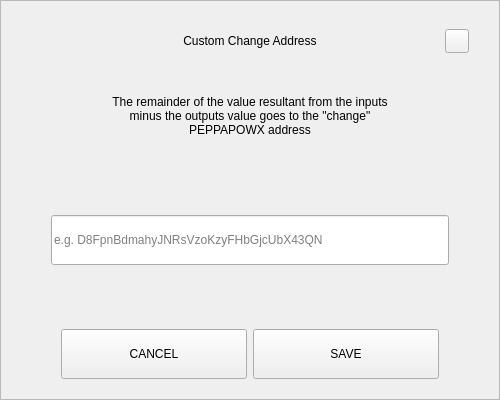
<?xml version="1.0" encoding="UTF-8"?>
<ui version="4.0">
 <class>SendChangeAddressDialog</class>
 <widget class="QDialog" name="SendChangeAddressDialog">
  <property name="geometry">
   <rect>
    <x>0</x>
    <y>0</y>
    <width>500</width>
    <height>400</height>
   </rect>
  </property>
  <property name="windowTitle">
   <string>Dialog</string>
  </property>
  <layout class="QVBoxLayout" name="verticalLayout">
   <property name="spacing">
    <number>0</number>
   </property>
   <property name="leftMargin">
    <number>0</number>
   </property>
   <property name="topMargin">
    <number>0</number>
   </property>
   <property name="rightMargin">
    <number>0</number>
   </property>
   <property name="bottomMargin">
    <number>0</number>
   </property>
   <item>
    <widget class="QFrame" name="frame">
     <property name="styleSheet">
      <string notr="true"/>
     </property>
     <property name="frameShape">
      <enum>QFrame::StyledPanel</enum>
     </property>
     <property name="frameShadow">
      <enum>QFrame::Raised</enum>
     </property>
     <layout class="QVBoxLayout" name="verticalLayout_2" stretch="0,0,0,0,0,0,0">
      <property name="spacing">
       <number>0</number>
      </property>
      <property name="leftMargin">
       <number>30</number>
      </property>
      <property name="topMargin">
       <number>20</number>
      </property>
      <property name="rightMargin">
       <number>30</number>
      </property>
      <property name="bottomMargin">
       <number>20</number>
      </property>
      <item>
       <layout class="QHBoxLayout" name="horizontalLayout_3">
        <property name="spacing">
         <number>0</number>
        </property>
        <item>
         <spacer name="horizontalSpacer_2">
          <property name="orientation">
           <enum>Qt::Horizontal</enum>
          </property>
          <property name="sizeHint" stdset="0">
           <size>
            <width>40</width>
            <height>20</height>
           </size>
          </property>
         </spacer>
        </item>
        <item>
         <widget class="QLabel" name="labelTitle">
          <property name="minimumSize">
           <size>
            <width>0</width>
            <height>40</height>
           </size>
          </property>
          <property name="maximumSize">
           <size>
            <width>16777215</width>
            <height>40</height>
           </size>
          </property>
          <property name="styleSheet">
           <string notr="true">padding-left:24px;</string>
          </property>
          <property name="text">
           <string>Custom Change Address</string>
          </property>
          <property name="alignment">
           <set>Qt::AlignCenter</set>
          </property>
          <property name="margin">
           <number>7</number>
          </property>
         </widget>
        </item>
        <item>
         <spacer name="horizontalSpacer">
          <property name="orientation">
           <enum>Qt::Horizontal</enum>
          </property>
          <property name="sizeHint" stdset="0">
           <size>
            <width>40</width>
            <height>20</height>
           </size>
          </property>
         </spacer>
        </item>
        <item>
         <widget class="QPushButton" name="btnEsc">
          <property name="minimumSize">
           <size>
            <width>24</width>
            <height>24</height>
           </size>
          </property>
          <property name="maximumSize">
           <size>
            <width>24</width>
            <height>24</height>
           </size>
          </property>
          <property name="focusPolicy">
           <enum>Qt::NoFocus</enum>
          </property>
          <property name="text">
           <string/>
          </property>
         </widget>
        </item>
       </layout>
      </item>
      <item>
       <spacer name="verticalSpacer_2">
        <property name="orientation">
         <enum>Qt::Vertical</enum>
        </property>
        <property name="sizeType">
         <enum>QSizePolicy::Fixed</enum>
        </property>
        <property name="sizeHint" stdset="0">
         <size>
          <width>20</width>
          <height>20</height>
         </size>
        </property>
       </spacer>
      </item>
      <item alignment="Qt::AlignHCenter">
       <widget class="QLabel" name="labelMessage">
        <property name="minimumSize">
         <size>
          <width>0</width>
          <height>70</height>
         </size>
        </property>
        <property name="text">
         <string>The remainder of the value resultant from the inputs minus the outputs value goes to the &quot;change&quot; PEPPAPOWX address</string>
        </property>
        <property name="alignment">
         <set>Qt::AlignCenter</set>
        </property>
        <property name="wordWrap">
         <bool>true</bool>
        </property>
       </widget>
      </item>
      <item>
       <spacer name="verticalSpacer_3">
        <property name="orientation">
         <enum>Qt::Vertical</enum>
        </property>
        <property name="sizeHint" stdset="0">
         <size>
          <width>20</width>
          <height>40</height>
         </size>
        </property>
       </spacer>
      </item>
      <item>
       <layout class="QHBoxLayout" name="horizontalLayout_2">
        <property name="spacing">
         <number>0</number>
        </property>
        <property name="leftMargin">
         <number>20</number>
        </property>
        <property name="rightMargin">
         <number>20</number>
        </property>
        <item>
         <widget class="QLineEdit" name="lineEditAddress">
          <property name="minimumSize">
           <size>
            <width>0</width>
            <height>50</height>
           </size>
          </property>
          <property name="placeholderText">
           <string notr="true">e.g. D8FpnBdmahyJNRsVzoKzyFHbGjcUbX43QN</string>
          </property>
         </widget>
        </item>
       </layout>
      </item>
      <item>
       <spacer name="verticalSpacer">
        <property name="orientation">
         <enum>Qt::Vertical</enum>
        </property>
        <property name="sizeHint" stdset="0">
         <size>
          <width>20</width>
          <height>40</height>
         </size>
        </property>
       </spacer>
      </item>
      <item>
       <layout class="QHBoxLayout" name="horizontalLayout" stretch="2,2">
        <property name="spacing">
         <number>6</number>
        </property>
        <property name="leftMargin">
         <number>30</number>
        </property>
        <property name="rightMargin">
         <number>30</number>
        </property>
        <item>
         <widget class="QPushButton" name="btnCancel">
          <property name="minimumSize">
           <size>
            <width>180</width>
            <height>50</height>
           </size>
          </property>
          <property name="focusPolicy">
           <enum>Qt::NoFocus</enum>
          </property>
          <property name="text">
           <string>CANCEL</string>
          </property>
         </widget>
        </item>
        <item>
         <widget class="QPushButton" name="btnSave">
          <property name="minimumSize">
           <size>
            <width>180</width>
            <height>50</height>
           </size>
          </property>
          <property name="focusPolicy">
           <enum>Qt::NoFocus</enum>
          </property>
          <property name="text">
           <string>SAVE</string>
          </property>
         </widget>
        </item>
       </layout>
      </item>
     </layout>
    </widget>
   </item>
  </layout>
 </widget>
 <resources/>
 <connections/>
</ui>
